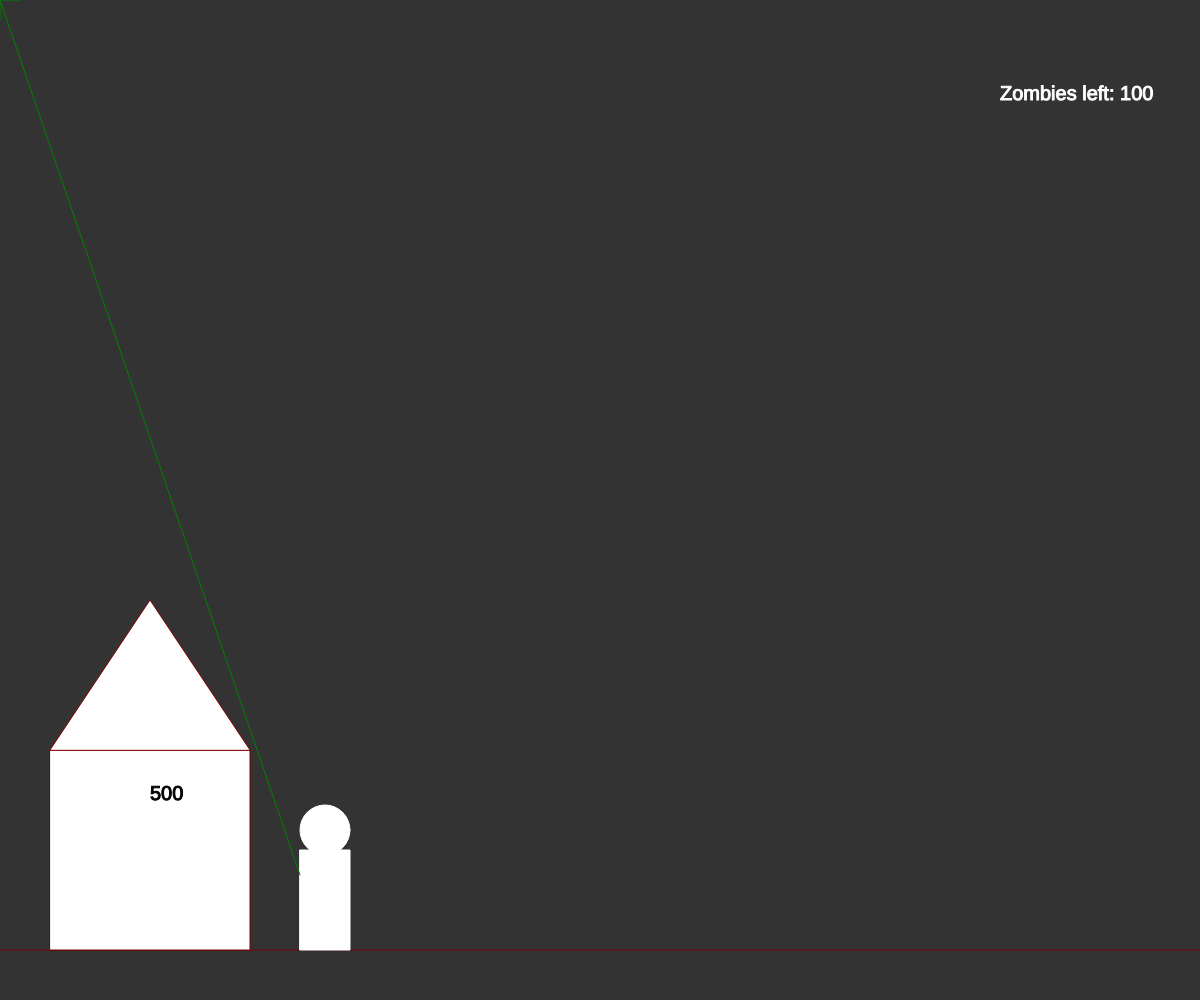
Frame 1 (no input)
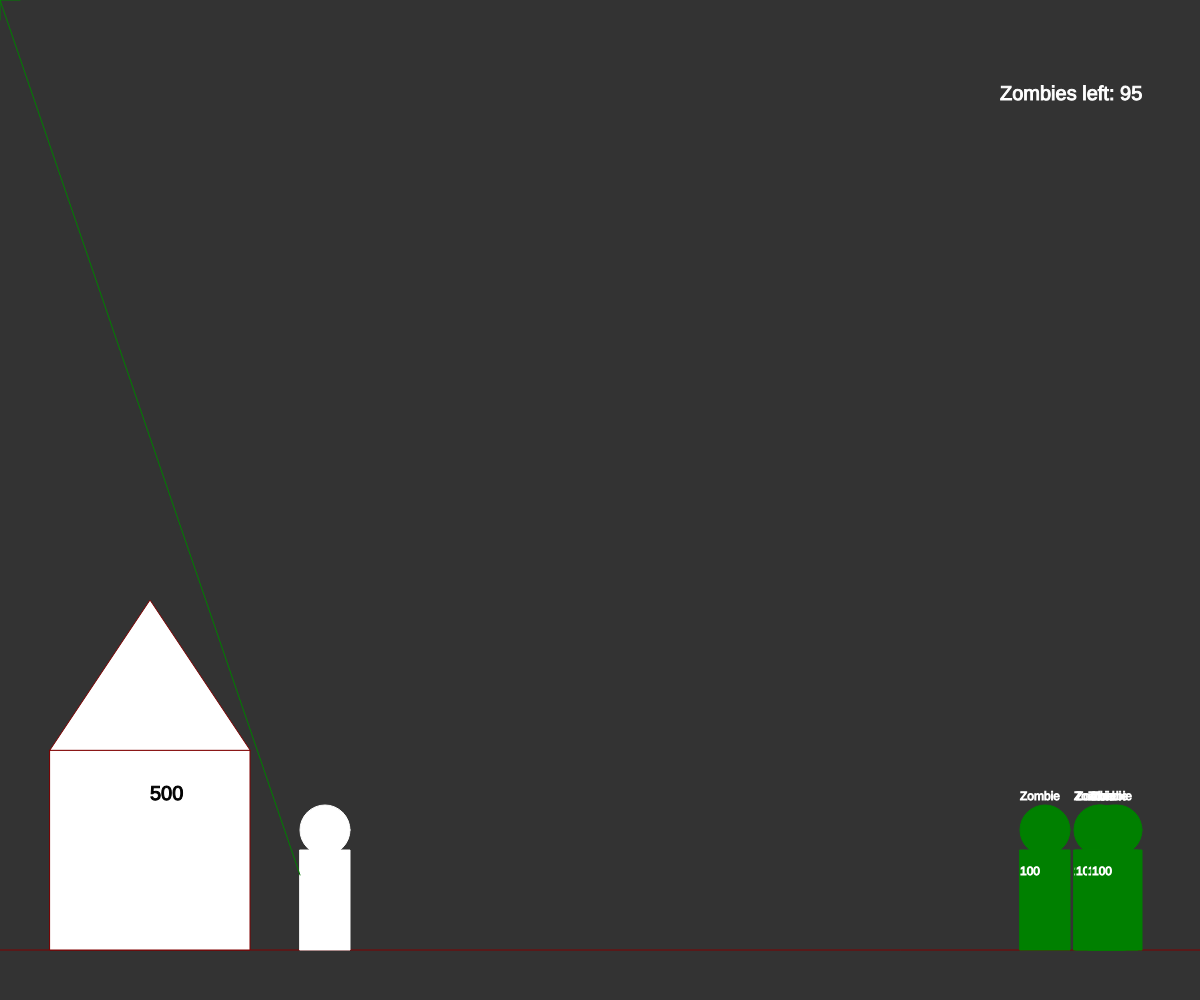
Frame 60 (no input)
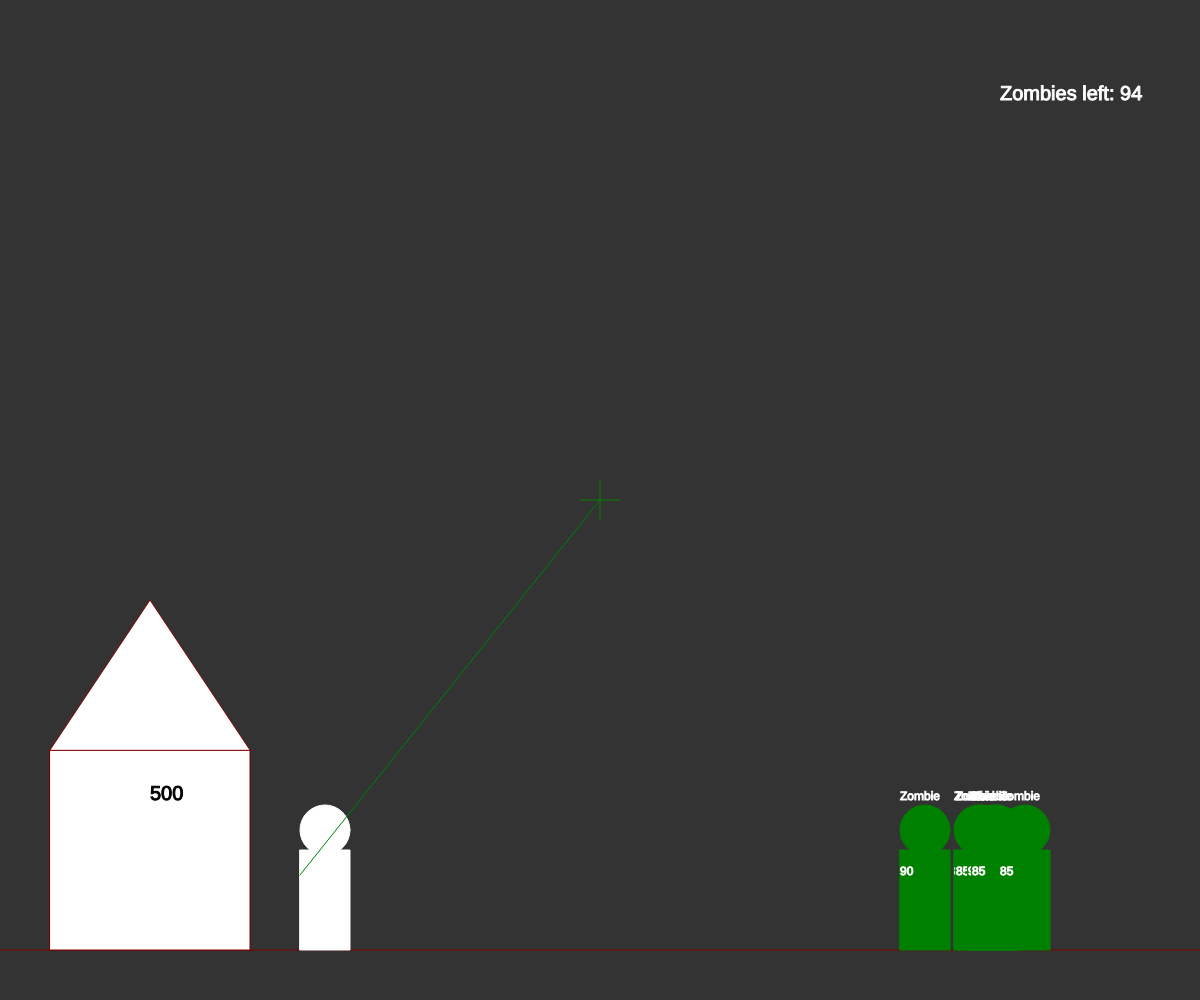
Frame 120 (the mouse pressed at the canvas centre since frame 60)

The p5.js sketch that drew these frames (run headless with seeded random() and noise() and a simulated clock; from frame 60 on, the mouse is pressed at the canvas centre):

// p5.js sketch
// ── sketch.js
var groundY = 0;
var maxZombie = 100;
var maxZombiesAtGround = 5;
var houseLife = 500;
var end = false;

var player = {
    x: 300,
    y: 150,
    height: 150,
    width: 50,
    speedDown: 20,
    speedUp: 300,
    speedAutoDown: 2
};

var zombie = function() {
    this.x = 0;
    this.y = 0;
    this.height = 0;
    this.width = 50;
    this.life = 100;
};

var zombies = [];
var shoot = [];

function setup() {
    groundY = windowHeight - 50;
    createCanvas(windowWidth, windowHeight);
    background(51);
}

function draw() {
    if (!end) {
        background(51);

        var distanceToGround = groundY - (groundY - player.y + player.height);

        if (keyIsPressed === true) {
            switch (key) {
                case "d":
                    if (player.x + player.width <= windowWidth) {
                        player.x = player.x + 10;
                    }
                    break;
                case "a":
                    if (player.x >= 10) {
                        player.x = player.x - 10;
                    }
                    break;
                case "w":
                    if (distanceToGround <= 0) {
                        player.y = player.y + player.speedUp;
                    }
                    break;
                case "s":
                    if ((groundY - player.y + player.height) < groundY) {
                        if (distanceToGround > player.speedDown) {
                            player.y = player.y - player.speedDown;
                        } else {
                            player.y = player.y - distanceToGround;
                        }
                    }
                    break;
                default:
                    break;
            }
        }

        if ((groundY - player.y + player.height) < groundY) {
            player.y = player.y - player.speedAutoDown;
        }

        zombies.forEach(z => { z.x = z.x - 2; });
        shoot.forEach(s => {
            s.y = (s.x - s.startX) * tan(asin(s.sinAlpha)) * s.dir;

            s.distance = s.distance + s.speed * s.dir;
            s.x = sqrt(pow(s.distance, 2) - pow(s.sinAlpha * s.distance, 2));
        });
        
                if (random(200) > 180 && zombies.length <= maxZombiesAtGround && maxZombie > 0) {
                    zombies.push(createZombie());
                    maxZombie = maxZombie - 1;
                }
        
        zombies = zombies.filter(zombie => zombie.x > 0);
        zombies = zombies.filter(zombie => zombie.life > 0);
        //shoot = shoot.filter(s => (s.x > 0 && s.x < windowWidth && s.y > 0 && s.y < windowHeight));

        zombies.forEach(zombie => {
            shoot.forEach(shot => {
                if (shot.x > zombie.x && shot.x < zombie.x + zombie.width) {
                    zombie.life = zombie.life - 5;
                }
            });

            if (zombie.x == 200) {
                houseLife = houseLife - 250;
            }
        });

        if (maxZombie == 0 && zombies.length == 0) {
            //gewonnen
            textSize(40);
            stroke("white");
            fill("white");
            text("Gewonnen", windowWidth / 2, windowHeight / 2);
            end = true;
        }

        if (houseLife <= 0) {
            //verloren
            textSize(40);
            stroke("white");
            fill("white");
            text("Verloren", windowWidth / 2, windowHeight / 2);
            end = true;
        }

    }

    // ground
    stroke("#800000");
    line(0, groundY, windowWidth, groundY);
    drawHouse();
    drawPlayer(player.x, player.y, player.height, player.width, "white");
    drawCrosshair(40, 40);
    drawHelpLineCrosshair();
    drawZombies();
    drawShoot();
    drawHub();
}

function mousePressed() {
    if (mouseButton === LEFT) {
        //console.log(mouseX, mouseY);
        var d = 0;
        if (mouseX - player.x > 0) {
            d = +1;
        } else {
            d = -1;
        }

        var a = mouseY - (groundY - player.y + player.height / 2);
        var b = mouseX - player.x;
        var c = sqrt(a * a + b * b);

        var sinAlpha = a / c;

        shoot.push({
            startX: player.x,
            startY: groundY - player.y + player.height / 2,
            x: player.x,
            y: groundY - player.y + player.height / 2,
            speed: 30,
            length: 5,
            dir: d,
            distance: 0,
            sinAlpha: sinAlpha
        });
    }
}

function drawZombies() {
    zombies.forEach(zombie => {
        drawPlayer(zombie.x, zombie.y, zombie.height, zombie.width, "green");
        stroke("white");
        fill("white");
        textSize(12);
        text('Zombie', zombie.x, groundY - zombie.height);
        text(zombie.life, zombie.x, groundY - zombie.height / 2);
    });
}

function drawHouse() {
    fill("white");
    rect(50, windowHeight - 250, 200, 200);
    triangle(50, windowHeight - 250, 150, windowHeight - 400, 250, windowHeight - 250);
    textSize(20);
    stroke("black");
    fill("black");
    text(houseLife, 150, windowHeight - 200);
}

function drawPlayer(x, y, height, width, color) {
    fill(color);
    stroke(color);
    rect(x, windowHeight - y, width, height - 50);
    ellipse(x + 25, windowHeight - y - 20, height - 100, height - 100);
}

function drawCrosshair(width, height) {
    stroke("green");
    line(mouseX - width / 2, mouseY, mouseX + width / 2, mouseY);
    line(mouseX, mouseY - height / 2, mouseX, mouseY + height / 2);
}

function drawHelpLineCrosshair() {
    line(player.x, groundY - player.y + player.height / 2, mouseX, mouseY);
}

function createZombie() {
    var z = new zombie();
    z.x = windowWidth - 100;
    z.y = 150;
    z.height = 150;
    z.width = 50;

    return z;
}

function drawShoot() {
    shoot.forEach(shot => {
        //console.log(shot.x + shot.startX, shot.y + y);
        console.log(shot.x, shot.y);
        ellipse(shot.x + shot.startX, shot.y + shot.startY, 10, 10);
    });
}

function drawHub() {
    textSize(20);
    stroke("white");
    fill("white");
    text("Zombies left: " + maxZombie, windowWidth - 200, 100);
}
// ── player.js
function Player() {
    this.x = 300;
    this.y = 150;
    this.height = 150;
    this.width = 50;
    this.speedDown = 20;
    this.speedUp = 300;
    this.speedAutoDown = 2;
}
// ── shot.js
function Shot() {
    this.startX;
    this.startY;
    this.x;
    this.y;
    this.speed = 30;
    this.length = 5;
    this.direction = +1;
    this.distance;
    this.sinAlpha;
    this.damage = 5;
}
// ── zombie.js
function Zombie() {
    this.x = 0;
    this.y = 150;
    this.height = 150;
    this.width = 50;
    this.life = 100;
    this.damage = 250;
}
